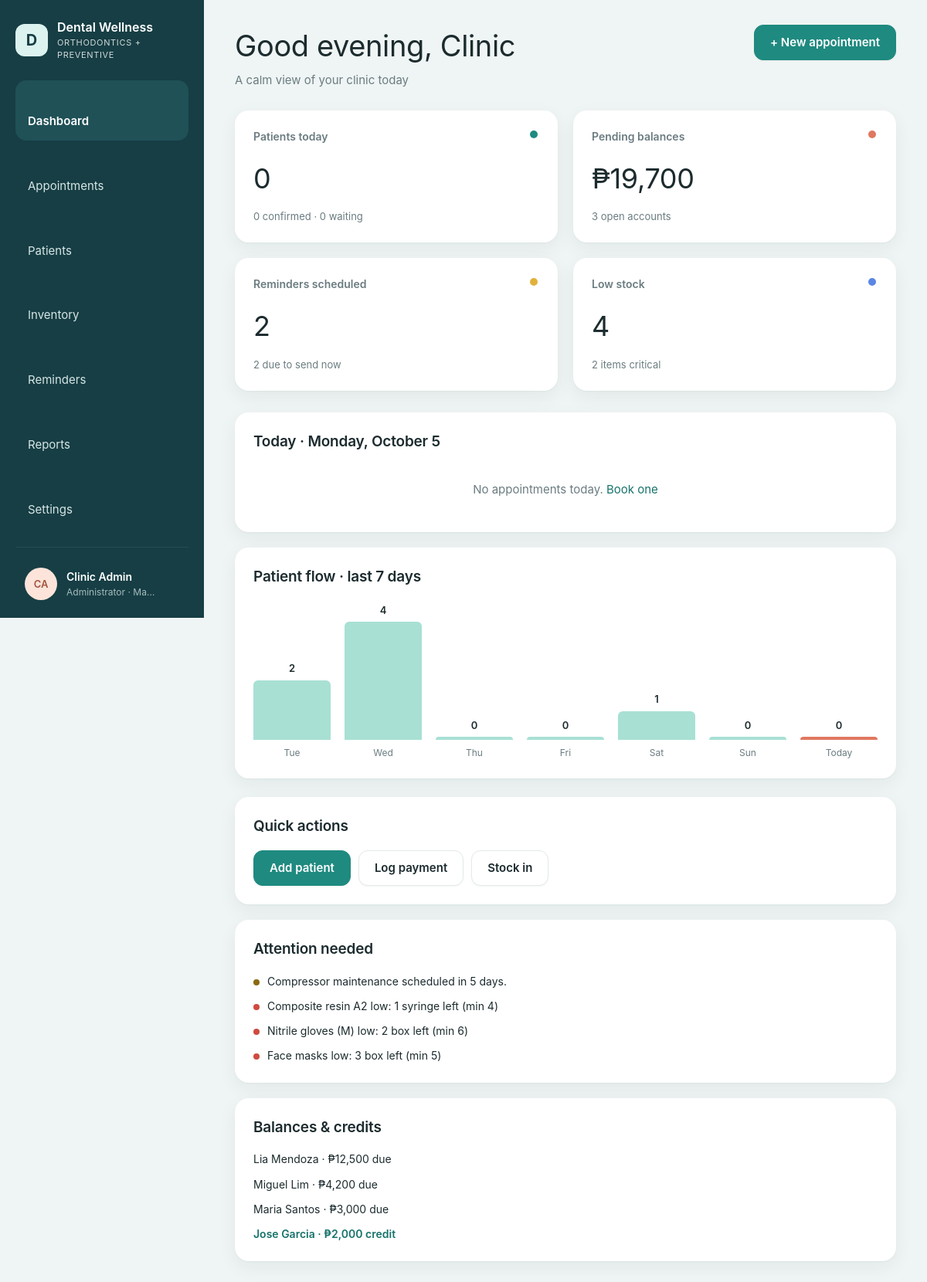
The page / (signed in) on the database its author committed.
### tables this page shows
CREATE TABLE IF NOT EXISTS users (
    id            INT UNSIGNED AUTO_INCREMENT PRIMARY KEY,
    name          VARCHAR(120) NOT NULL,
    username      VARCHAR(60)  NOT NULL UNIQUE,
    password_hash VARCHAR(255) NOT NULL,
    role          ENUM('admin','dentist','staff') NOT NULL DEFAULT 'staff',
    is_active     TINYINT(1) NOT NULL DEFAULT 1,
    last_login_at DATETIME NULL,
    created_at    DATETIME NOT NULL DEFAULT CURRENT_TIMESTAMP
);

CREATE TABLE IF NOT EXISTS patients (
    id                     INT UNSIGNED AUTO_INCREMENT PRIMARY KEY,
    record_no              VARCHAR(20) NULL UNIQUE,
    full_name              VARCHAR(150) NOT NULL,
    birth_date             DATE NULL,
    sex                    ENUM('female','male') NULL,
    phone                  VARCHAR(30) NULL,
    email                  VARCHAR(150) NULL,
    address                VARCHAR(255) NULL,
    care_type              ENUM('New patient','Preventive','Orthodontic','Restorative','Recall') NOT NULL DEFAULT 'New patient',
    emergency_name         VARCHAR(150) NULL,
    emergency_relationship VARCHAR(60) NULL,
    emergency_phone        VARCHAR(30) NULL,
    allergies              TEXT NULL,
    conditions             TEXT NULL,
    medications            TEXT NULL,
    dental_history         TEXT NULL,
    notes                  TEXT NULL,
    consent_signed         TINYINT(1) NOT NULL DEFAULT 0,
    consent_date           DATE NULL,
    status                 ENUM('draft','incomplete','active','archived') NOT NULL DEFAULT 'incomplete',
    created_by             INT UNSIGNED NULL,
    created_at             DATETIME NOT NULL DEFAULT CURRENT_TIMESTAMP,
    updated_at             DATETIME NOT NULL DEFAULT CURRENT_TIMESTAMP ON UPDATE CURRENT_TIMESTAMP,
    INDEX idx_patients_name (full_name),
    INDEX idx_patients_phone (phone),
    FOREIGN KEY (created_by) REFERENCES users(id) ON DELETE SET NULL
);

### index.php (the view, shortened to what the rows shown need)
<?php
$user = require_login();
$accounts = q_all('SELECT p.id, p.full_name, b.balance FROM patients p JOIN ' . BALANCES . " b ON b.patient_id = p.id
    WHERE p.status <> 'archived' AND b.balance <> 0 ORDER BY ABS(b.balance) DESC LIMIT 5");
$hour = (int) date('G');
$greeting = $hour < 12 ? 'Good morning' : ($hour < 18 ? 'Good afternoon' : 'Good evening');
$nameParts = preg_split('/\s+/', preg_replace('/^Dr\.?\s+/i', '', $user['name']));
$name = $user['role'] === 'dentist' ? 'Dr. ' . end($nameParts) : $nameParts[0];
layout_start("$greeting, $name", 'dashboard', [
    'subtitle' => 'A calm view of your clinic today',
    'action'   => '<a class="btn btn-primary" href="' . url('appointments/form.php') . '">+ New appointment</a>',
]);
?>
<div class="layout-side">
  <div class="stack">
    <section class="card">
      <h2>Today · <?= date('l, F j') ?></h2>
    </section>
    <section class="card">
      <h2>Patient flow · last 7 days</h2>
    </section>
  </div>
  <div class="stack">
    <section class="card">
      <h2>Quick actions</h2>
    </section>
    <section class="card">
      <h2>Attention needed</h2>
    </section>
    <section class="card">
      <h2>Balances &amp; credits</h2>
      <?php if (!$accounts): ?>
        <p class="muted small">No open balances or credits.</p>
      <?php else: ?>
        <ul class="kv">
          <?php foreach ($accounts as $acc): ?>
            <li>
              <a href="<?= url('patients/view.php') ?>?id=<?= $acc['id'] ?>&amp;tab=billing" class="<?= $acc['balance'] > 0 ? '' : 'amount-credit' ?>" style="<?= $acc['balance'] > 0 ? 'color:inherit' : '' ?>">
                <?= e($acc['full_name']) ?> · <?= money($acc['balance']) ?> <?= $acc['balance'] > 0 ? 'due' : 'credit' ?>
              </a>
            </li>
          <?php endforeach; ?>
        </ul>
      <?php endif; ?>
    </section>
  </div>
</div>
<?php layout_end();

### includes/layout.php (shortened to what the rows shown need)
<?php
function icon(string $name): string
{
    $paths = [
        'dashboard'    => '<rect x="3" y="3" width="7" height="7" rx="1.5"/><rect x="14" y="3" width="7" height="7" rx="1.5"/><rect x="3" y="14" width="7" height="7" rx="1.5"/><rect x="14" y="14" width="7" height="7" rx="1.5"/>',
        'appointments' => '<rect x="3" y="5" width="18" height="16" rx="2"/><path d="M3 10h18M8 3v4M16 3v4"/>',
        'patients'     => '<circle cx="12" cy="8" r="4"/><path d="M4 21c0-4 4-6 8-6s8 2 8 6"/>',
        'inventory'    => '<ellipse cx="12" cy="6" rx="8" ry="3"/><path d="M4 6v6c0 1.7 3.6 3 8 3s8-1.3 8-3V6M4 12v6c0 1.7 3.6 3 8 3s8-1.3 8-3v-6"/>',
        'reminders'    => '<circle cx="12" cy="13" r="7"/><path d="M12 10v3l2 2M5 4 3 6M19 4l2 2"/>',
        'reports'      => '<path d="M6 3h9l4 4v14H6z"/><path d="M9 12h7M9 16h7M9 8h3"/>',
        'settings'     => '<circle cx="12" cy="12" r="3"/><path d="M12 2v3M12 19v3M4.2 4.2l2.1 2.1M17.7 17.7l2.1 2.1M2 12h3M19 12h3M4.2 19.8l2.1-2.1M17.7 6.3l2.1-2.1"/>',
        'logout'       => '<path d="M15 4h4v16h-4M10 8l-4 4 4 4M6 12h10"/>',
        'theme'        => '<path d="M20 14.5A8 8 0 1 1 9.5 4a6.5 6.5 0 0 0 10.5 10.5z"/>',
        'key'          => '<circle cx="8" cy="15" r="4"/><path d="M11 12l9-9M17 6l3 3M15 8l2 2"/>',
        'menu'         => '<path d="M4 6h16M4 12h16M4 18h16"/>',
        'chevron'      => '<path d="M9 6l6 6-6 6"/>',
    ];
    return '<svg class="icon" viewBox="0 0 24 24" fill="none" stroke="currentColor" stroke-width="1.6" stroke-linecap="round" stroke-linejoin="round" aria-hidden="true">'
        . ($paths[$name] ?? '') . '</svg>';
}
function theme_head(): string
{
    return "<script>(function(){var p;try{p=localStorage.getItem('welldent-theme')}catch(e){}"
        . "var d=p==='dark'||(p!=='light'&&window.matchMedia('(prefers-color-scheme: dark)').matches);"
        . "document.documentElement.setAttribute('data-theme',d?'dark':'light');"
        . "try{if(localStorage.getItem('welldent-sidebar')==='collapsed')document.documentElement.setAttribute('data-sidebar','collapsed')}catch(e){}})()</script>\n"
        . '<link rel="stylesheet" href="' . url('assets/css/app.css?v=9') . '">';
}
function layout_start(string $title, string $active, array $opts = []): void
{
    $user = current_user();
    ?>
<!doctype html>
<html lang="en">
<head>
<?= theme_head() ?>
</head>
<body>
<div class="shell">
  <aside class="sidebar">
      <button type="button" class="side-toggle" data-sidebar-toggle aria-label="Collapse sidebar" title="Collapse sidebar"><?= icon('menu') ?></button>
    <details class="side-account">
      <summary title="<?= e($user['name']) ?>">
        <span class="avatar avatar-0"><?= e(initials($user['name'])) ?></span>
        <span class="lbl"><strong><?= e($user['name']) ?></strong><small><?= e(ROLE_LABELS[$user['role']]) ?> · <?= e(config('clinic.city')) ?></small></span>
        <span class="chev"><?= icon('chevron') ?></span>
      </summary>
    </details>
  </aside>
  <main class="main">
    <header class="page-head">
      <div>
        <h1><?= e($title) ?></h1>
      </div>
    </header>
<?php
}
function layout_end(): void
{
    ?>
  </main>
</div>
</body>
</html>
<?php
}

### rows shown on the page
users: name "CA", name "Clinic Admin", role "Administrator"
patients: full_name "Lia Mendoza", balance "₱12,500", shows "due"
patients: full_name "Miguel Lim", balance "₱4,200", shows "due"
patients: full_name "Maria Santos", balance "₱3,000", shows "due"
patients: full_name "Jose Garcia", balance "₱2,000", shows "credit"

### other values the page prints
config('clinic.name') "Dental Wellness"
config('clinic.tagline') "ORTHODONTICS + PREVENTIVE"
$label "Dashboard"
$label "Appointments"
$label "Patients"
$label "Inventory"
$label "Reminders"
$label "Reports"
$label "Settings"
config('clinic.city') "Ma…"
$title "Good evening, Clinic"
$opts['subtitle'] "A calm view of your clinic today"
$opts['action'] "+ New appointment"
count($today) "0"
$confirmed "0"
